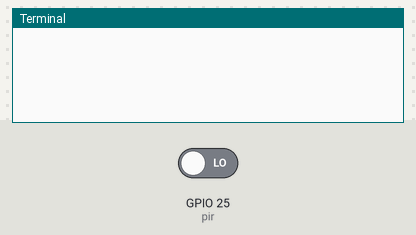
Simulated run of this program. Board: Raspberry Pi (BCM pin numbers). On the bench: the last lines printed to the terminal. The inputs (shaded band) are chosen by the test bench; at power-on: GPIO 25 (pir) LOW. The clock reads 2024-03-15 10:24:30 at power-on unless the program sets it; the camera gives no picture and a still takes 0.5 s.

Above: at 1.2 s.
1.3 s: GPIO 25 (pir) driven HIGH
At 2.2 s:
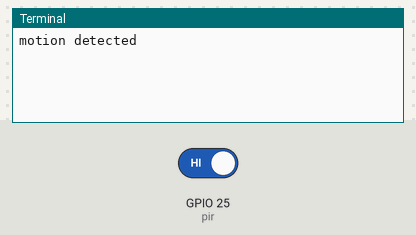
2.8 s: GPIO 25 (pir) driven LOW
At 3.3 s:
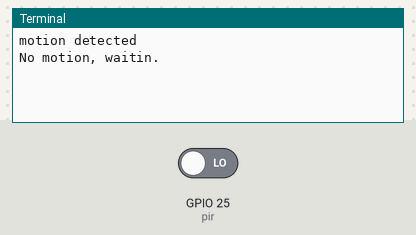

Measured:
- after the input at 1.3 s, the terminal: prints a new line at once (image 1)
- after the input at 2.8 s, the terminal: prints a new line at once (image 2)

The program:

PIR.py
```python
from gpiozero import MotionSensor
from picamera import PiCamera
from datetime import datetime

pir = MotionSensor(25)
camera = PiCamera()

while True:
#    filename = "{0:%Y}-{0:%m}-{0:%d}".format(now)
	filename =(f"{datetime.now()}.h264")
#	print(datetime.now())
	pir.wait_for_motion()
	print("motion detected")
	camera.start_recording(filename)
#	print("3rd")
	pir.wait_for_no_motion()
	print("No motion, waitin.")
	camera.stop_recording()

#while True:
#	if pir.motion_detected:
#		print("motion")

#	else:
#		print("what")

#	if not pir.motion_detected:
#		print("no motion")
```
